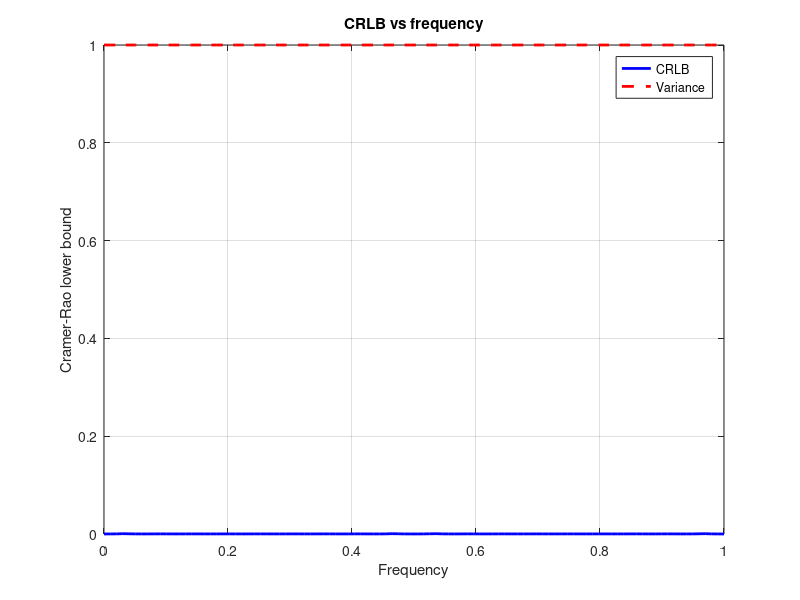

Reproduce this figure in MATLAB.
% This is to plot the Cramer-Rao Lower Bound of a parameter vs the
% parameter itself and note down the my inference from the obtained plot.

%% SYSTEM SETTING
% Consider a the quantity x[n] = s[n;θ] + w[n] where s[n;θ] is any signal
% (AC or DC) and w[n] is an AWGN with variance σ^2. Let us consider that
% s[n;θ] = A*sin(2*pi*θ*n + Φ). Thus, s[n;θ] is dependent on three
% parameters: A, θ and Φ. For this example, we are trying to estimate the
% value of frequency, i.e., θ of the signal s. The CRLB for the given
% estimator is found out as belows:

% Define parameters
N = 10;
phi = 0;
A = 1;  % Assuming A is a constant (it was given as sigma^2 earlier)
theta_values = linspace(0, 1, 100); % Varying theta from 0 to 1
sigma_sq = 1;  % Variance (sigma^2)

% Initialize the CRLB array
CRLB_values = zeros(1, length(theta_values));

% Compute CRLB for each theta
for k = 1:length(theta_values)
    theta = theta_values(k);

    % Sum term in the denominator
    sum_term = 0;
    for n = 0:N-1
        sum_term = sum_term + (n * cos(2 * pi * theta * n + phi))^2;
    end

    % Compute CRLB
    CRLB = sigma_sq / ((2 * pi * A)^2 * sum_term);
    CRLB_values(k) = CRLB;
end

% Plot CRLB vs theta
figure;
plot(theta_values, CRLB_values, 'b-', 'LineWidth', 2);
xlabel('Frequency');
ylabel('Cramer-Rao lower bound');
title('CRLB vs frequency');
grid on;

% Optionally, you can also plot a horizontal line representing variance
hold on;
variance = sigma_sq * ones(1, length(theta_values));  % Assuming variance is constant
plot(theta_values, variance, 'r--', 'LineWidth', 2);
legend('CRLB', 'Variance');
hold off;
